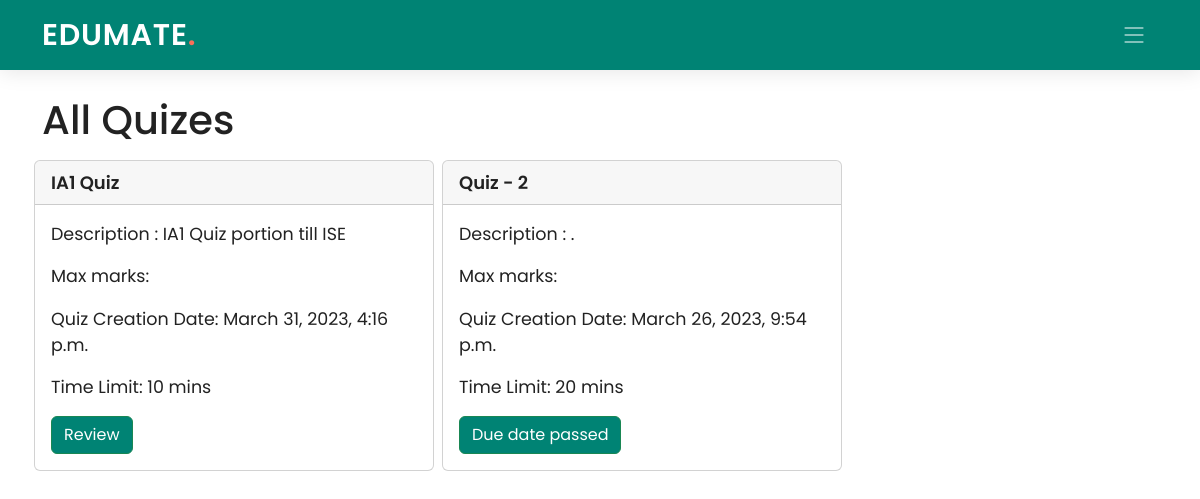
The app's page /student/1/classroom/PPJ8YI/quiz/ with its own data.
### Teacher/models.py (models this page shows, shortened)
class Quiz(models.Model):
    quiz_name = models.CharField(max_length=200)
    description= models.CharField(max_length=100, null=True)
    time_limit = models.PositiveBigIntegerField(default=10)
    quiz_date = models.DateTimeField(default=datetime.now)
    teach_id = models.ForeignKey("Edumate_app.Teachers", on_delete=models.CASCADE, blank=True, null=True)
    class_code = models.ForeignKey(ClassTeachers, on_delete=models.CASCADE, blank=True, null=True)

### Student/views.py (the view)
# urls.py: path('classroom/<pk2>/quiz/', views.quiz, name='quiz_stud'),
def quiz(request, pk, pk2):
    quiz = Quiz.objects.filter(class_code = pk2)
    stud = Students.objects.get(stud_id=pk)
    answered=Quiz_marks.objects.filter(student=stud).values_list('student','quiz')
    quiz_list = []
    for i in quiz:
        a=(pk,i.id)
        answer = False
        if a in answered:
            answer = True
        quiz_list.append([i,answer])
    today = timezone.localtime(timezone.now())
    return render(request, 'Student/quiz_student.html', {'pk': pk, 'pk2': pk2, 'quiz': quiz_list,'today':today})

### Student/templates/Student/quiz_student.html (shortened to what this page needs)
{% extends './base_student.html' %}
{% load static %}
{% block navbar %}
  <header id="header" class="header d-flex align-items-center">
    <div class="container-fluid container-xl d-flex align-items-center justify-content-between">
      <a href="#" class="logo d-flex align-items-center">
        <h1>EDUMATE<span>.</span></h1>
      </a>
      <i class="mobile-nav-toggle mobile-nav-show bi bi-list"></i>
    </div>
  </header>
  {% endblock navbar %}
{% block content %}
<br><br>
<div class="Container">
    <h1>All Quizes</h1>
    <div class="row">
        {% for i in quiz %}
            <div class="card my-2 mx-1 col-md-4" style="width: 25rem; padding:0px;">
                <div class="card-header">
                  <div style="font-weight: 600; font-size: 18px">
                    {{i.0.quiz_name}}
                  </div>
                </div>
                <div class="card-body">
                  <blockquote class="blockquote mb-0">
                    <p><small>Description : {{i.0.description}}</small></p>
                    <p><small>Max marks: {{ i.0.total_marks }}</small></p>
                    <p><small>Quiz Creation Date: {{ i.0.quiz_date }}</small></p>
                    <p><small>Time Limit: {{ i.0.time_limit }} mins</small></p>
                    {% if i.1 %}
                        <a href="{% url 'review_quiz' pk=pk pk2=pk2 pk3=i.0.id %}" class="btn btn-success">Review</a>
                    {% else %}
                        {% if i.0.quiz_date >= today %}
                        <a href="{% url 'ansquiz' pk=pk pk2=pk2 pk3=i.0.id %}" class="btn btn-success">Answer Quiz</a>
                        {% else %}
                        <a href="{% url 'ansquiz' pk=pk pk2=pk2 pk3=i.0.id %}" class="btn btn-success" style="pointer-events: none">Due date passed</a>
                        {% endif %}
                    {% endif %}
                  </blockquote>
                </div>
              </div>
        {% endfor %}
    </div>
    </div>
{% endblock content %}

### Edumate_app/static/Edumate_app/assets/css/index.css (style rules this page uses)
:root { --font-default: "Open Sans", system-ui, -apple-system, "Segoe UI", Roboto, "Helvetica Neue", Arial, "Noto Sans", "Liberation Sans", sans-serif, "Apple Color Emoji", "Segoe UI Emoji", "Segoe UI Symbol", "Noto Color Emoji"; --font-primary: "Poppins", sans-serif; --font-secondary: "Poppins", sans-serif; }
:root { --color-default: #222222; --color-primary: #008374; --color-secondary: #f85a40; }
:root { scroll-behavior: smooth; }
body { font-family: var(--font-primary); color: var(--color-default); }
a { color: var(--color-primary); text-decoration: none; }
h1, h2, h3, h4, h5, h6 { font-family: var(--font-primary); }
.header { z-index: 997; height: 90px; background-color: var(--color-primary); }
.header.sticked { position: fixed; top: 0; right: 0; left: 0; height: 70px; box-shadow: 0px 2px 20px rgba(0, 0, 0, 0.1); }
.header .logo h1 { font-size: 30px; margin: 0; font-weight: 600; letter-spacing: 0.8px; color: #fff; font-family: var(--font-primary); }
.header .logo h1 span { color: #f96f59; }
@media (max-width: 1279px) { .mobile-nav-show { color: rgba(255, 255, 255, 0.6); font-size: 28px; cursor: pointer; line-height: 0; transition: 0.5s; z-index: 9999; margin-right: 10px; } }

### Student/templates/Student/quiz_student.html (style rules this page uses)
.btn-success, .btn-success:active, .btn-success:visited { background-color: #008374 !important; }

### records on screen
Quiz: quiz_name "IA1 Quiz", description "IA1 Quiz portion till ISE", quiz_date "March 31, 2023, 4:16 p.m.", time_limit "10", shows "Review"
Quiz: quiz_name "Quiz - 2", description ".", quiz_date "March 26, 2023, 9:54 p.m.", time_limit "20", shows "Due date passed"
